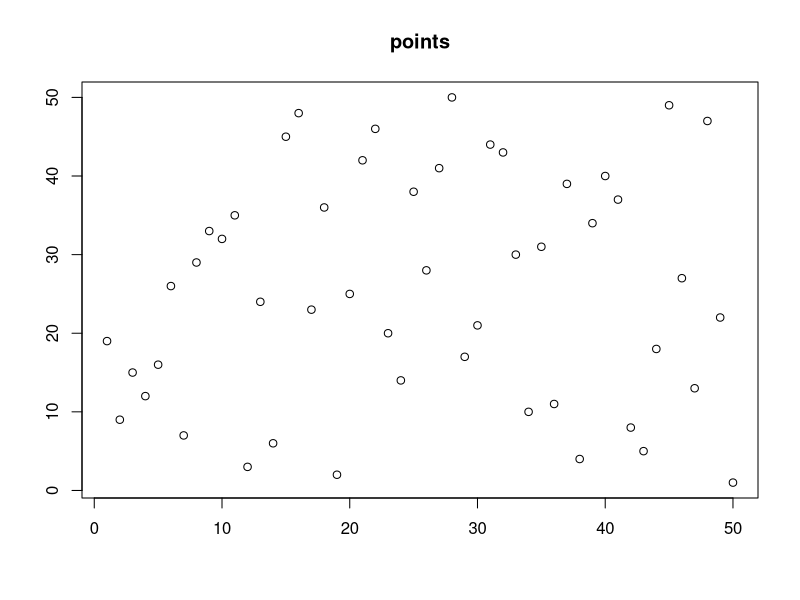
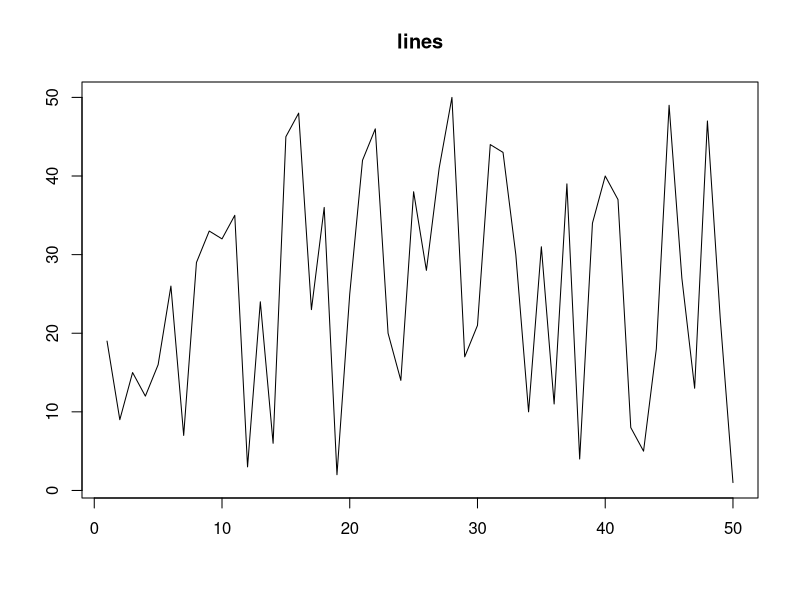
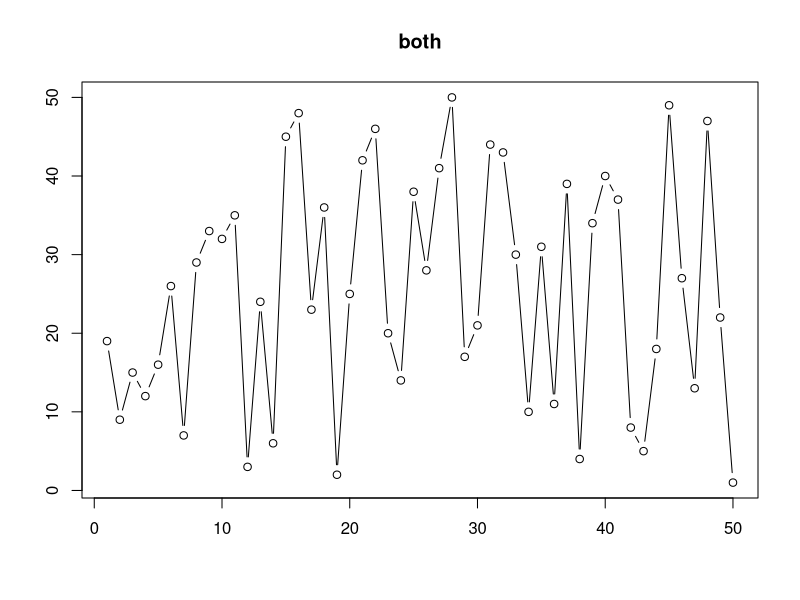
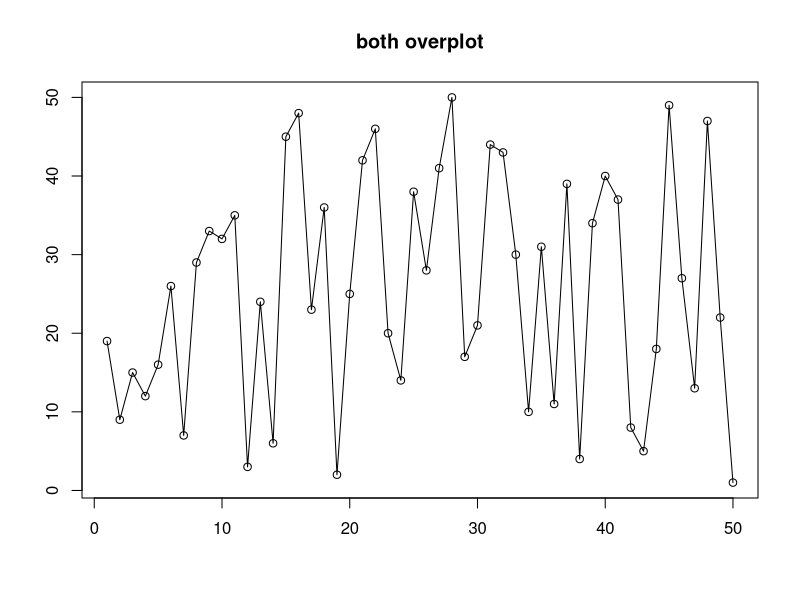
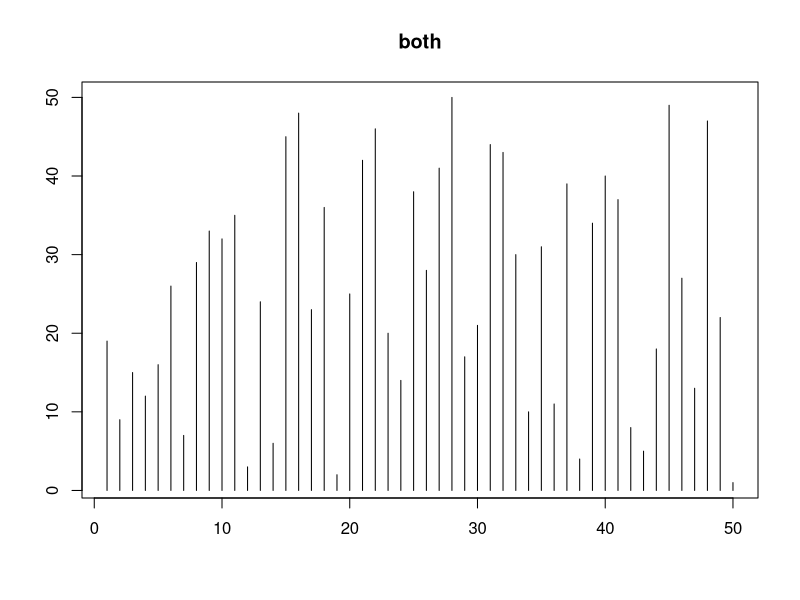

Write R code to recreate these figures, in order.
# “r” returns randomly generated numbers
x1 <- sample(50)


# Margins can be computed in inches or in lines.
# The default is par(mar = c(5,4,4,2)) which means that there are:
#  5 lines at the bottom, 4 lines on the left, 4 lines in the top and 2 lines on the right.
#   This can be modified using the par() function.
par(mfrow = c(1,1))



# p for points,
# l for lines,
# b for both,
# o for both overlayed,
# h for histogram-like

plot(x1, type = "p", main = "points", ylab = "", xlab = "")
plot(x1, type = "l", main = "lines", ylab = "", xlab = "")
plot(x1, type = "b", main = "both", ylab = "", xlab = "")
plot(x1, type = "o", main = "both overplot", ylab = "", xlab = "") #Overplot is to overwrite the dots.
plot(x1, type = "h", main = "both", ylab = "", xlab = "") ## Soo ..what is a histogram anyways? Open Html graph.


